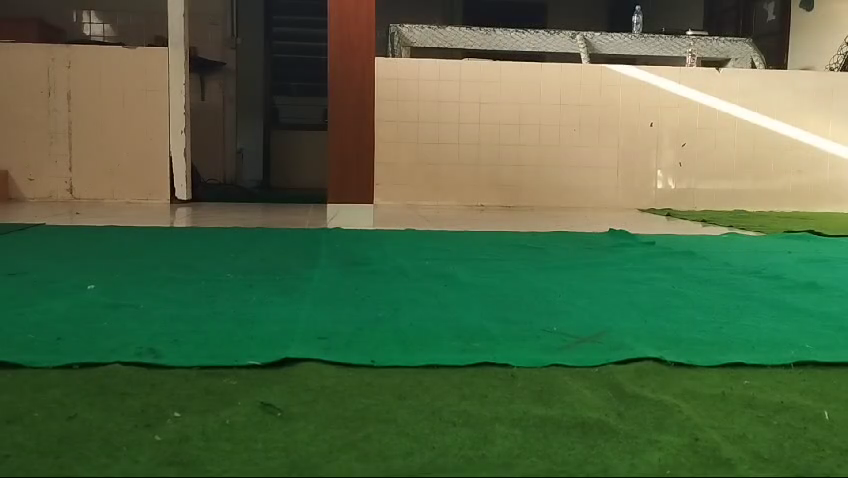
#> input picture frame 13 of deteksi bola/sample2.mp4, 848 x 478 px, given in place of sample1.mp4, which was not available
$ python ball_final.py
#> lines starting #> are read from the running program, lines starting #| are printed output that depends on the picture; after the words box and inside, x2 and y2 are one past the last pixel; in counts of white or black regions, pixels touching at a corner belong together; pictures that were not available may be replaced by others from this repository, and a replacement may not be noted
import cv2
import numpy as np

def ball(frame):
    hsv = cv2.cvtColor(frame, cv2.COLOR_BGR2HSV)

    lower_orange = np.array([1, 80, 20])
    upper_orange = np.array([25, 255, 255])

    mask_ball = cv2.inRange(hsv, lower_orange, upper_orange)

    kernel = np.ones((15, 15), np.uint8)
    mask_ball = cv2.morphologyEx(mask_ball, cv2.MORPH_CLOSE, kernel)

    return mask_ball

def field(frame):
    low_green = np.array([30, 30, 45])
    up_green = np.array([85, 255, 255])

    hsv = cv2.cvtColor(frame, cv2.COLOR_BGR2HSV)
    kernel = cv2.getStructuringElement(cv2.MORPH_ELLIPSE, (3, 3))
    green_mask = cv2.inRange(hsv, low_green, up_green)
    green_mask1 = cv2.erode(green_mask, kernel, iterations=1)
    green_mask2 = cv2.dilate(green_mask1, kernel, iterations=6)

    contours, _ = cv2.findContours(green_mask2, cv2.RETR_EXTERNAL, cv2.CHAIN_APPROX_SIMPLE)

    if not contours:
        return frame, np.zeros_like(green_mask2)

    largest_contour = max(contours, key=cv2.contourArea)

    hull = cv2.convexHull(largest_contour)

    mask = np.zeros_like(green_mask2)
    cv2.drawContours(mask, [hull], -1, 255, thickness=-1)

    roi_frame = cv2.bitwise_and(frame, frame, mask=mask)

    return roi_frame, mask

def find_first_last_orange(line_data, line_start):
    first_orange = None
    last_orange = None

    for idx in range(line_data.shape[0]):
        if line_data[idx] == 255:
            first_orange = line_start + idx
            break

    for idx in range(line_data.shape[0] - 1, -1, -1):
        if line_data[idx] == 255:
            last_orange = line_start + idx
            break

    return first_orange, last_orange

def find_top_bottom_orange(column_data, col_start):
    top_orange = None
    bot_orange = None

    for idy in range(column_data.shape[0]):
        if column_data[idy] == 255:
            top_orange = col_start + idy
            break

    for idy in range(column_data.shape[0] - 1, -1, -1):
        if column_data[idy] == 255:
            bot_orange = col_start + idy
            break

    return top_orange, bot_orange

def detect(mask_ball, mask_field, frame):
    blurred_ball_mask = cv2.GaussianBlur(mask_ball, (9, 9), 2)

    circles = cv2.HoughCircles(
        blurred_ball_mask,
        cv2.HOUGH_GRADIENT,
        dp=1.2,
        minDist=50,
        param1=50,
        param2=30,
        minRadius=1,
        maxRadius=1000
    )

    if circles is not None:
        circles = np.uint16(np.around(circles))
        for i in circles[0, :]:
            x, y, r = i[0], i[1], i[2]
            stroke = int(1.1 * r)

            # Horizontal line processing
            line_y = y
            line_x_start = max(0, x - stroke)
            line_x_end = min(mask_ball.shape[1] - 1, x + stroke)
            orange_hline = mask_ball[line_y, line_x_start:line_x_end]
            first_orange, last_orange = find_first_last_orange(orange_hline, line_x_start)

            if first_orange is None or last_orange is None:
                continue

            total_x_pixel = last_orange - first_orange
            r_new = int(total_x_pixel / 2)
            x_new = first_orange + r_new

            # Vertical line processing
            line_x = x_new
            line_y_start = int(y) - int(stroke)
            line_y_end = int(y) + int(stroke)
            orange_vline = mask_ball[line_y_start:line_y_end, line_x]
            top_orange, bot_orange = find_top_bottom_orange(orange_vline, line_y_start)

            if top_orange is None or bot_orange is None:
                continue

            total_y_pixel = abs(top_orange - bot_orange)
            y_new = bot_orange - int(total_y_pixel / 2)

            if y_new != y:
                line_y = y_new
                orange_hline = mask_ball[line_y, line_x_start:line_x_end]
                first_orange, last_orange = find_first_last_orange(orange_hline, line_x_start)

                if first_orange is None or last_orange is None:
                    continue

                total_x_pixel = last_orange - first_orange
                r_new = int(total_x_pixel / 2)
                x_new = first_orange + r_new

            R = int(r_new * 1.5)  #jarak deteksi

            x1, y1 = max(x_new - R, 0), max(y_new - R, 0)
            x2, y2 = min(x_new + R, frame.shape[1]), min(y_new + R, frame.shape[0])
            #cv2.rectangle(frame, (x1, y1), (x2, y2), (0, 255, 0), 2)

            surrounding_field = mask_field[y1:y2, x1:x2]
            field_ratio = np.sum(surrounding_field == 255) / surrounding_field.size

            surrounding_ball = mask_ball[y1:y2, x1:x2]
            ball_ratio = np.sum(surrounding_ball == 255) / surrounding_ball.size

            if (field_ratio > 0.16 and ball_ratio < 0.47):
                cv2.line(frame, (x_new, y_new + r_new), (x_new, y_new - r_new), (0, 255, 0), 2)
                cv2.line(frame, (x_new - r_new, y_new), (x_new + r_new, y_new), (0, 255, 0), 2)
                cv2.circle(frame, (x_new, y_new), r_new, (0, 255, 0), 2)
            else:
                continue

            actual_diameter= 0.13 #meter
            focal_length= 714.1
            detected_diameter= total_x_pixel
            if detected_diameter==0:
                distance=0
            else:
                distance= (actual_diameter*focal_length)/detected_diameter
            text2 = f"Distance: {distance:.2f} meter"
            cv2.putText(frame, text2, (x_new - r_new, y_new + r_new + 40), cv2.FONT_HERSHEY_SIMPLEX, 0.6, (255, 255, 255), 2)

            #print("distance= %.3f cm" %(distance*100))
            cv2.line(frame, (center_x, center_y), (x_new, y_new), (255, 255, 255), 2)

            break

    return frame

cap = cv2.VideoCapture('/home/azma/vision humanoid/deteksi bola/sample1.mp4')
#cap = cv2.VideoCapture(0)

if not cap.isOpened():
    print("Error: No Video Opened")
    exit()
# [6 lines of commented-out code are left out]

while True:
    ret, frame = cap.read()
#> frame is the input picture: shape (478, 848, 3); mean B, G, R 68.3, 104.1, 79.6
    if not ret:
        break


    height, width = frame.shape[:2]
#> height = 478; width = 848

    center_x = width // 2
#> center_x = 424
    center_y = height // 2
#> center_y = 239

    y_start = 0
    y_end = height
#> y_end = 478
    x_start = 0
    x_end = width
#> x_end = 848

    cv2.line(frame, (center_x, y_start), (center_x, y_end), (255, 255, 255), 1)
    cv2.line(frame, (x_start, center_y), (x_end, center_y), (255, 255, 255), 1)
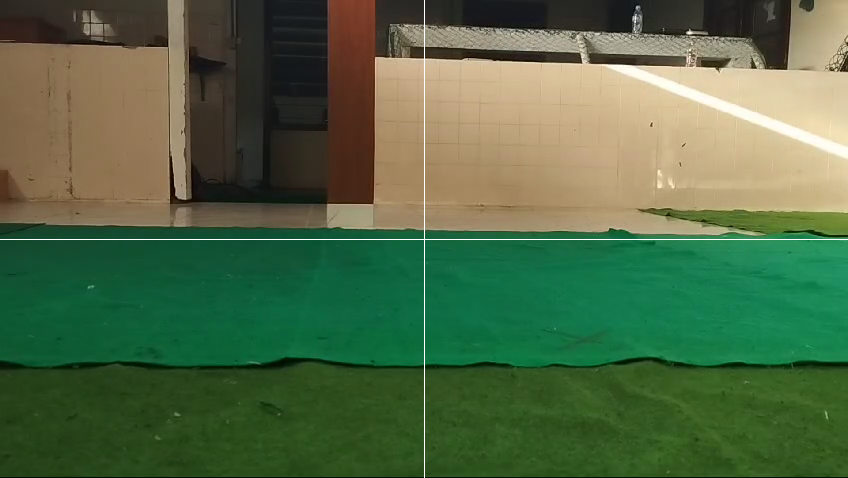
#> frame: shape (478, 848, 3); mean B, G, R 68.9, 104.6, 80.3

    seg_field, mask_field = field(frame)
#> in field, `hsv = cv2.cvtColor(frame, cv2.COLOR_BGR2HSV)`: hsv: shape (478, 848, 3); mean H, S, V 44.5, 137.2, 113
#> in field, `green_mask = cv2.inRange(hsv, low_green, up_green)`:
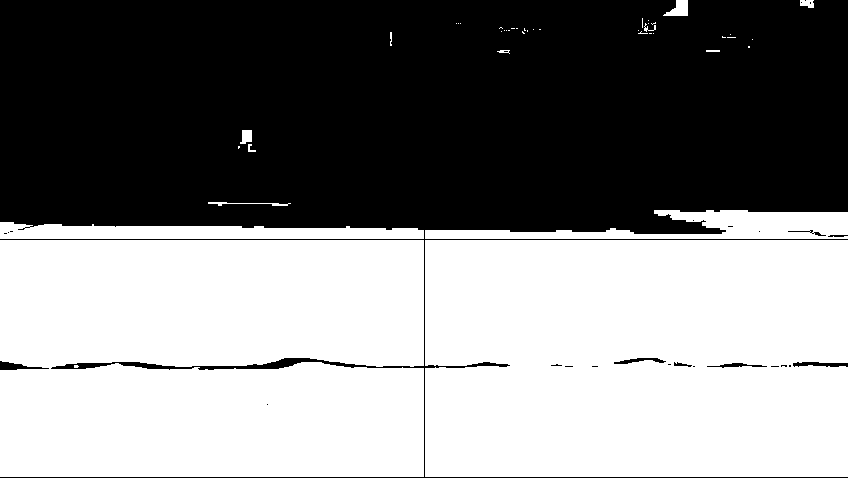
#> green_mask: shape (478, 848); 52% white; 27 black regions (19 under 20 px), largest, box (x1, y1, x2, y2) and area: (0, 0, 848, 478) 193654, (0, 361, 49, 370) 205, (793, 362, 848, 367) 194
#> in field, `green_mask1 = cv2.erode(green_mask, kernel, iterations=1)`:
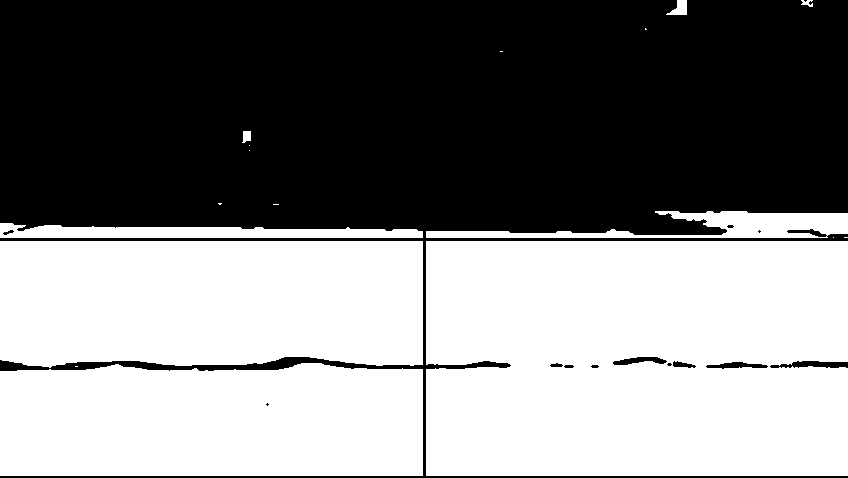
#> green_mask1: shape (478, 848); 50.5% white; 14 black regions (5 under 20 px), largest, box (x1, y1, x2, y2) and area: (0, 0, 848, 478) 199694, (770, 361, 848, 368) 370, (613, 357, 667, 365) 255
#> in field, `green_mask2 = cv2.dilate(green_mask1, kernel, iterations=6)`:
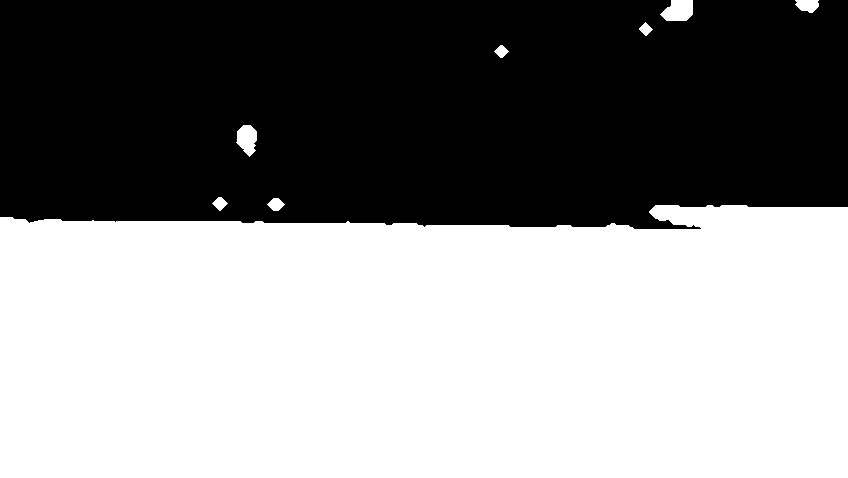
#> green_mask2: shape (478, 848); 54.5% white; 1 black region
#> in field, `contours, _ = cv2.findContours(green_mask2, cv2.RETR_EXTERNAL, cv2.CHA..`: contours = 8 contours; box (x1, y1, x2, y2) and area: (0, 205, 848, 478) 217968, (660, 0, 693, 21) 504, (236, 125, 257, 157) 431, (795, 0, 819, 13) 208, (267, 198, 285, 211) 132, (212, 197, 228, 211) 110, (494, 45, 509, 58) 96, (639, 22, 653, 36) 90
#> in field, `largest_contour = max(contours, key=cv2.contourArea)`: largest_contour = contour of 87 points, box (x1, y1, x2, y2) (0, 205, 848, 478), area 217968
#> in field, `hull = cv2.convexHull(largest_contour)`: hull = [[746, 205], [847, 207], [847, 477], [0, 477], [0, 217], [655, 205]]
#> in field, `cv2.drawContours(mask, [hull], -1, 255, thickness=-1)`:
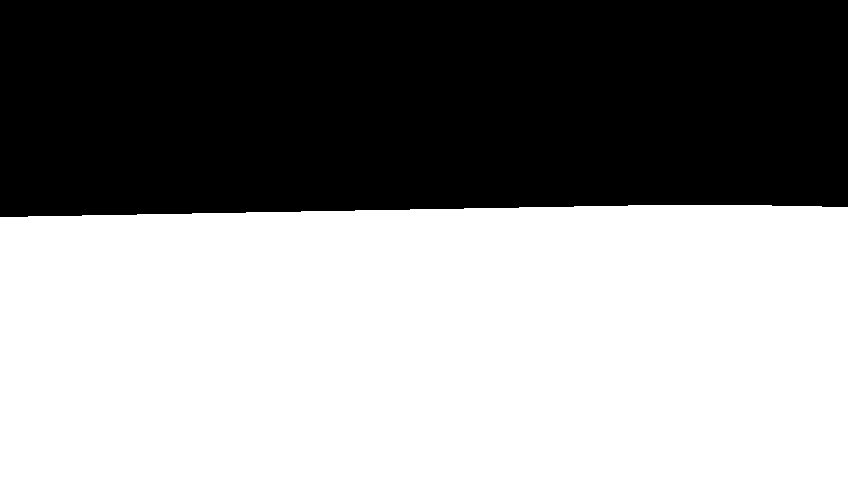
#> mask: shape (478, 848); 56.1% white; 1 black region, box (x1, y1, x2, y2) and area: (0, 0, 848, 217) 177878
#> in field, `roi_frame = cv2.bitwise_and(frame, frame, mask=mask)`:
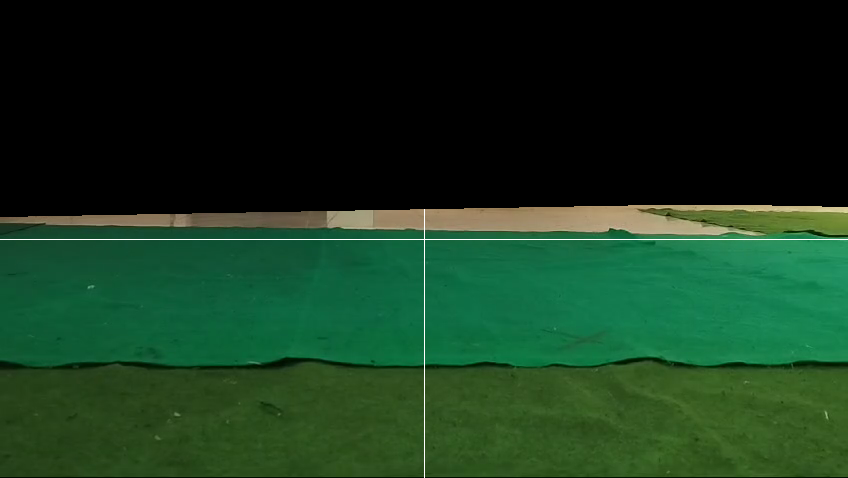
#> roi_frame: shape (478, 848, 3); mean B, G, R 29.6, 54.4, 22.5
    mask_ball = ball(seg_field)
#> in ball, `hsv = cv2.cvtColor(frame, cv2.COLOR_BGR2HSV)`: hsv: shape (478, 848, 3); mean H, S, V 34.1, 101.3, 55
#> in ball, `mask_ball = cv2.inRange(hsv, lower_orange, upper_orange)`: mask_ball: shape (478, 848); 2% white; 37 white regions (32 under 20 px), largest, box (x1, y1, x2, y2) and area: (425, 205, 824, 230) 4781, (0, 214, 177, 226) 1200, (376, 209, 424, 228) 843, (267, 211, 327, 227) 723, (187, 213, 247, 226) 481
#> in ball, `mask_ball = cv2.morphologyEx(mask_ball, cv2.MORPH_CLOSE, kernel)`:
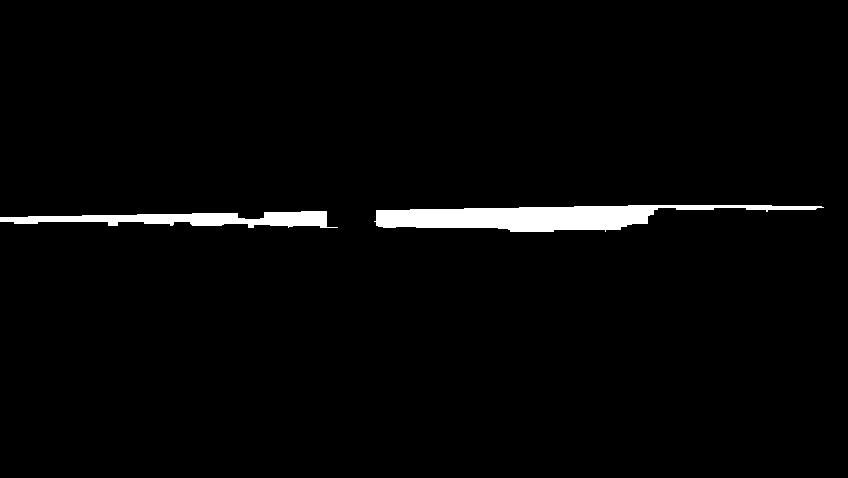
#> mask_ball: shape (478, 848); 2.4% white; 2 white regions, box (x1, y1, x2, y2) and area: (374, 205, 824, 232) 6502, (0, 211, 338, 228) 3125
    #mask_ball = ball(frame)
    #final_frame = detect(mask_ball, frame, frame)
    final_frame = detect(mask_ball, mask_field, frame)
#> in detect, `circles = cv2.HoughCircles( blurred_ball_mask, cv2.HOUGH_GRADIENT, dp=..`: circles = None

    cv2.imshow('mask field', mask_field)
    #cv2.imshow('mask ball', mask_ball)

    if final_frame is not None:
        #out.write(final_frame)
        cv2.imshow('ball detect', final_frame)

    if cv2.waitKey(1) & 0xFF == ord('q'):
#> (key q is pressed here)
        break

#out.release()
cv2.destroyAllWindows()

$ run again, starting later in the video
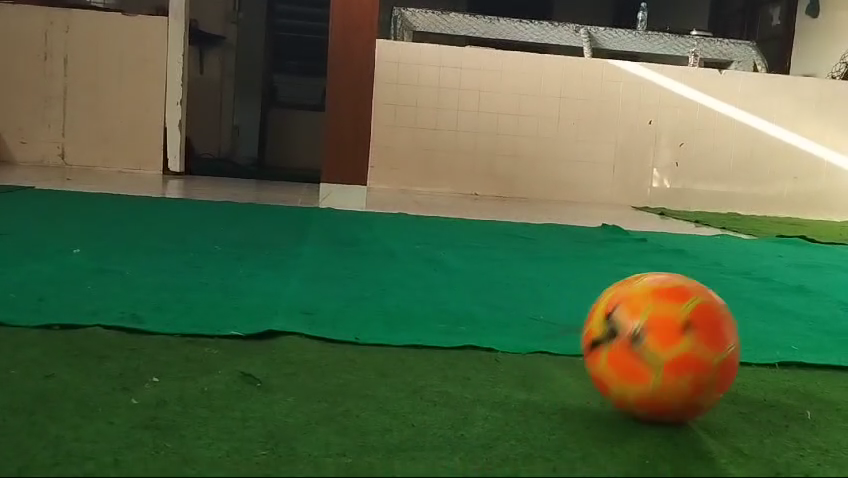
#> input picture frame 61 of deteksi bola/sample2.mp4, 848 x 478 px, given in place of sample1.mp4, which was not available
#> frame is the input picture: shape (478, 848, 3); mean B, G, R 66.8, 100.6, 80.3
#> in field, `green_mask = cv2.inRange(hsv, low_green, up_green)`:
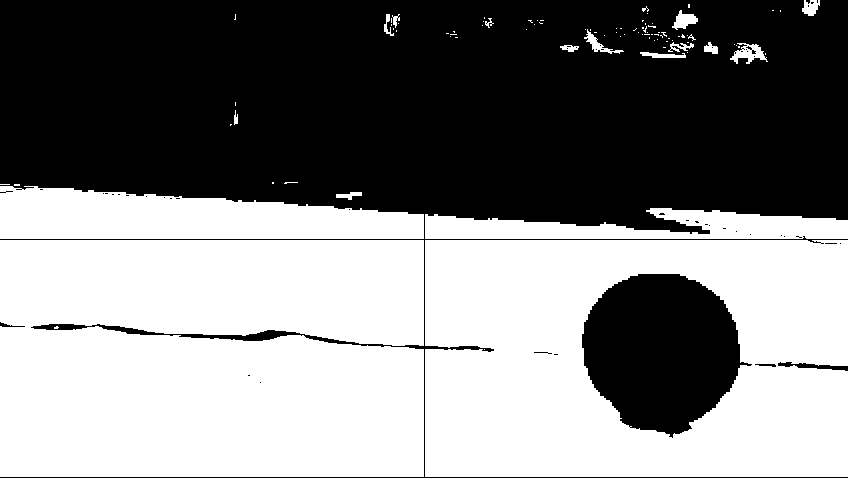
#> green_mask: shape (478, 848); 50.9% white; 50 black regions (44 under 20 px), largest, box (x1, y1, x2, y2) and area: (0, 0, 848, 478) 178807, (582, 274, 752, 438) 19532, (778, 362, 848, 371) 268, (0, 322, 25, 327) 46, (755, 364, 776, 367) 41, (746, 46, 756, 54) 25
#> green_mask1: shape (478, 848); 49.1% white; 34 white regions (21 under 20 px), largest, box (x1, y1, x2, y2) and area: (0, 241, 423, 476) 97068, (426, 241, 848, 476) 78070, (0, 187, 423, 238) 15875
#> green_mask2: shape (478, 848); 54.4% white; 5 black regions (3 under 20 px)
#> contours = 10 contours; largest, box (x1, y1, x2, y2) and area: (0, 181, 848, 478) 231818, (636, 5, 723, 63) 1944, (726, 39, 771, 69) 758, (582, 26, 626, 59) 608, (379, 9, 403, 39) 410
#> largest_contour = contour of 172 points, box (x1, y1, x2, y2) (0, 181, 848, 478), area 231818
#> hull = [[36, 181], [360, 187], [718, 205], [834, 213], [847, 215], [847, 477], [0, 477], [0, 181]]
#> mask: shape (478, 848); 59.7% white; 1 black region, box (x1, y1, x2, y2) and area: (0, 0, 848, 215) 163521
#> in detect, `circles = cv2.HoughCircles( blurred_ball_mask, cv2.HOUGH_GRADIENT, dp=..`: circles = [[663, 348.6, 75.88]]
#> in detect, `circles = np.uint16(np.around(circles))`: circles = [[663, 349, 76]]
#> the loop in detect, `for i in circles[0, :]:` made 1 pass
#> (x, y, r, stroke, line_x_start, line_x_end) on pass 1: (663, 349, 76, 83, 580, 746)
#> pass 1, in detect, `surrounding_ball = mask_ball[y1:y2, x1:x2]`:
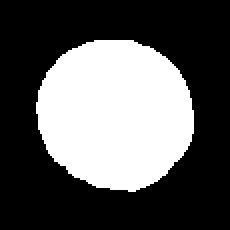
#> surrounding_ball: shape (230, 230); 35.4% white; 1 white region, box (x1, y1, x2, y2) and area: (36, 40, 194, 192) 18740

$ run again, starting later in the video
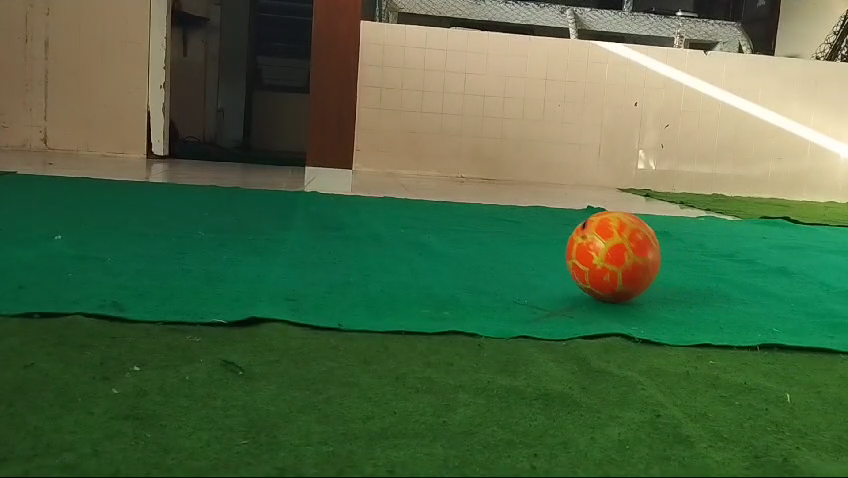
#> input picture frame 108 of deteksi bola/sample2.mp4, 848 x 478 px, given in place of sample1.mp4, which was not available
#> frame is the input picture: shape (478, 848, 3); mean B, G, R 68, 104.1, 76.7
#> in field, `green_mask = cv2.inRange(hsv, low_green, up_green)`:
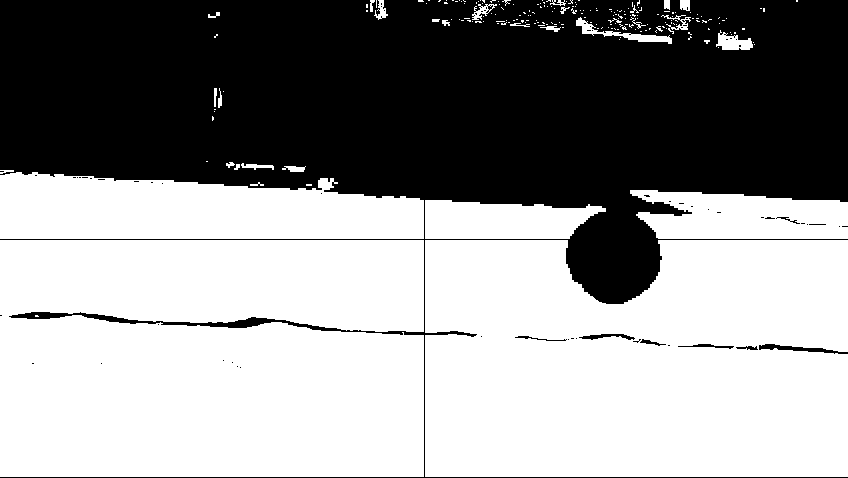
#> green_mask: shape (478, 848); 57.6% white; 67 black regions (59 under 20 px), largest, box (x1, y1, x2, y2) and area: (0, 0, 848, 478) 170922, (759, 344, 848, 354) 326, (579, 334, 635, 340) 167
#> green_mask1: shape (478, 848); 55.6% white; 19 black regions (13 under 20 px), largest, box (x1, y1, x2, y2) and area: (0, 0, 848, 478) 178266, (677, 343, 848, 355) 835, (514, 333, 671, 347) 630, (760, 216, 827, 226) 215, (838, 225, 848, 228) 24, (643, 194, 651, 198) 23
#> green_mask2: shape (478, 848); 61.1% white; 2 black regions
#> contours = 15 contours; largest, box (x1, y1, x2, y2) and area: (0, 165, 848, 478) 239456, (547, 0, 695, 49) 2738, (700, 29, 758, 55) 928, (221, 157, 279, 175) 636, (365, 0, 392, 24) 428
#> largest_contour = contour of 213 points, box (x1, y1, x2, y2) (0, 165, 848, 478), area 239456
#> hull = contour of 10 points, box (x1, y1, x2, y2) (0, 165, 848, 478), area 253646
#> mask: shape (478, 848); 62.9% white; 1 black region, box (x1, y1, x2, y2) and area: (0, 0, 848, 197) 150552
#> in detect, `circles = cv2.HoughCircles( blurred_ball_mask, cv2.HOUGH_GRADIENT, dp=..`: circles = [[615, 256.2, 45.64]]
#> in detect, `circles = np.uint16(np.around(circles))`: circles = [[615, 256, 46]]
#> the loop in detect, `for i in circles[0, :]:` made 1 pass
#> (x, y, r, stroke, line_x_start, line_x_end) on pass 1: (615, 256, 46, 50, 565, 665)
#> pass 1, in detect, `surrounding_ball = mask_ball[y1:y2, x1:x2]`:
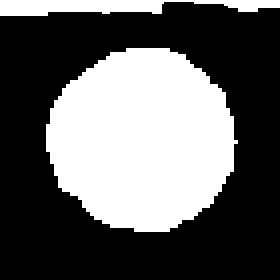
#> surrounding_ball: shape (140, 140) (shown 2 times larger); 38% white; 2 white regions, box (x1, y1, x2, y2) and area: (23, 24, 119, 116) 6736, (0, 0, 140, 8) 720
